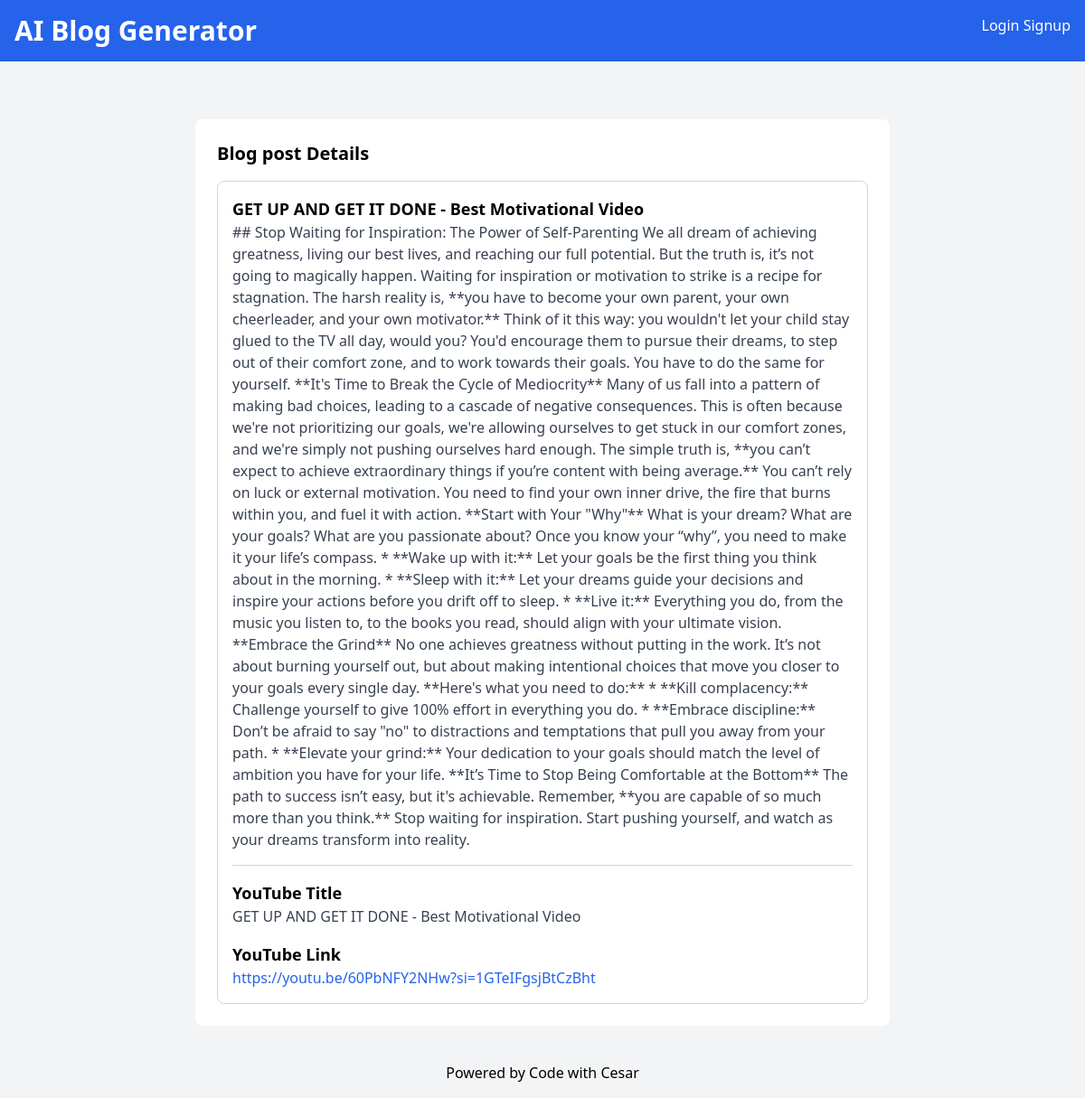
The app's page /blog-details/2/ (signed in) with its own data.
### blog_generator/models.py (models this page shows)
class BlogPost(models.Model):
    user = models.ForeignKey(User, on_delete=models.CASCADE)
    youtube_title = models.CharField(max_length=300)
    youtube_link = models.URLField()
    generated_content = models.TextField()
    created_at = models.DateTimeField(auto_now_add=True)

### blog_generator/views.py (the view)
# urls.py: path('blog-details/<int:pk>/', views.blog_details, name='blog-details'),
def blog_details(request, pk):
    blog_article_detail = BlogPost.objects.get(id=pk)
    if request.user == blog_article_detail.user:
        return render(request, 'blog-details.html', {'blog_article_detail': blog_article_detail})
    else:
        return redirect('/')

### templates/blog-details.html (shortened to what this page needs)
<!DOCTYPE html>
<html lang="en">
<head>
    <link href="https://cdn.jsdelivr.net/npm/tailwindcss@2.2.19/dist/tailwind.min.css" rel="stylesheet">
</head>
<body class="bg-gray-100 font-sans antialiased">
    <nav class="bg-blue-600 p-4 text-white flex justify-between">
        <div>
            <h1 class="text-3xl font-bold">AI Blog Generator</h1>
        </div>
        <div>
            <a href="login" class="text-white hover:underline">Login</a>
            <a href="signup" class="text-white hover:underline">Signup</a>
        </div>
    </nav>
    <br>
    <div class="container mx-auto mt-10 sm:px-0">
        <div class="max-w-3xl mx-auto bg-white p-6 rounded-lg">
            <section>
                <h2 class="text-xl mb-4 font-semibold">Blog post Details</h2>
                <div class="space-y-4">
                    <div class="border border-gray-300 p-4 rounded-lg">
                        <h3 class="text-lg font-semibold">{{blog_article_detail.youtube_title}}</h3>
                        <p class="text-gray-700">{{blog_article_detail.generated_content}}</p>
                        <hr class="my-4 border-gray-300">
                        <h4 class="text-lg font-semibold">YouTube Title</h4>
                        <p class="text-gray-700">{{blog_article_detail.youtube_title}}</p>
                        <h4 class="text-lg font-semibold mt-4">YouTube Link</h4>
                        <a href="{{blog_article_detail.youtube_link}}" class="text-blue-600 hover:underline">{{blog_article_detail.youtube_link}}</a>
                    </div>
                </div>
            </section>
        </div>
    </div>
    <footer class="text-center p-4 text-blacl mt-6">
        Powered by <a href="https://www.linkedin.com/in/cesar-dushimimana-731345236/">Code with Cesar</a>
    </footer>
</body>
</html>

### records on screen
BlogPost: youtube_title "GET UP AND GET IT DONE - Best Motivational Video", generated_content "## Stop Waiting for Inspiration: The Power of Self-Parenting We all dream of achieving greatness, living our best lives, and reaching our full potential. But the truth is, it’s not going to magically happen. Waiting for inspiration or motivation to strike is a recipe for stagnation. The harsh reality is, **you have to become your own parent, your own cheerleader, and your own motivator.** Think of it this way: you wouldn't let your child stay glued to the TV all day, would you? You'd encourage them to pursue their dreams, to step out of their comfort zone, and to work towards their goals. You have to do the same for yourself. **It's Time to Break the Cycle of Mediocrity** Many of us fall…", youtube_link "https://youtu.be/60PbNFY2NHw?si=1GTeIFgsjBtCzBht"
